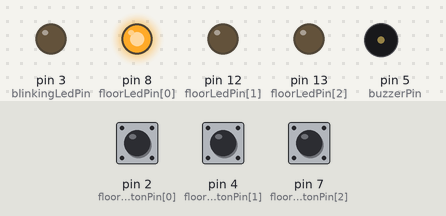
Simulated run of this sketch. Board: Arduino Uno, built with avr-gcc and run on an emulated ATmega328P. Parts: output pins drawn as LEDs (lit = HIGH), buzzer (waves = sounding). Inputs (shaded band) come from the test bench; at power-on: pin 4 (floorButtonPin[1]) HIGH, pin 2 (floorButtonPin[0]) HIGH, pin 7 (floorButtonPin[2]) HIGH.

Above: at 1.2 s.
1.3 s: pin 4 (floorButtonPin[1]) pulled LOW for 0.15 s
At 2.7 s:
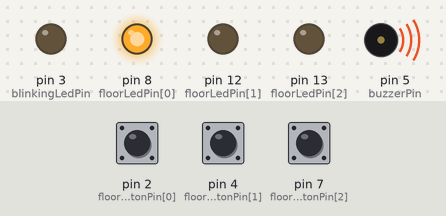
At 10.1 s:
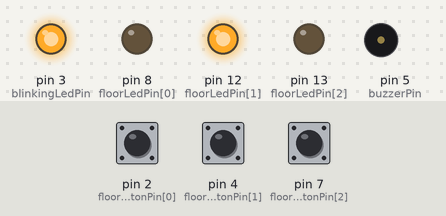
10.4 s: pin 2 (floorButtonPin[0]) pulled LOW for 0.15 s
At 22.2 s:
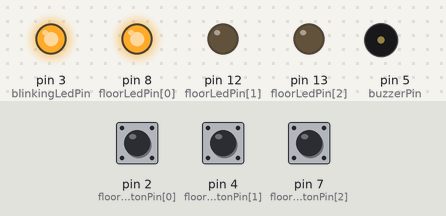
Timing chart, 0 to 26.8 s (numbered marks = the images above; inputs shaded):
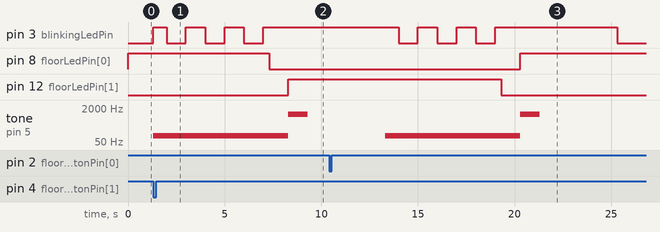

The sketch:

homework2.ino
```cpp
#include "Queue.h"

const unsigned int floorButtonPin[3] = {2,4,7};
const unsigned int floorLedPin[3] = {8,12,13};
const unsigned int blinkingLedPin = 3;
const unsigned int buzzerPin = 5;
unsigned int floorButtonState[3], lastButtonState[3], debounceButtonState[3];

const unsigned int debounceDelay = 50;
const unsigned long scheduleDelay = 5000;
const unsigned long scheduleFloorDelay = 1000;

Queue<unsigned int> scheduledQueries;
unsigned int currentFloor, destinationFloor, lastDebounceTime;
byte finishedQuery;
byte startedProgram = true;
int currentQuery = -1;
unsigned long timeDelayScheduling = -1;
unsigned int floorCount;

void finishQuery(){
  digitalWrite(blinkingLedPin, LOW);
  scheduledQueries.pop();
  currentQuery = -1;
  finishedQuery = LOW;
  timeDelayScheduling = -1;
  floorCount = 0;
}

void nextFloor(){
  digitalWrite(floorLedPin[currentFloor], LOW);
  if(currentFloor < destinationFloor)
    currentFloor++;
  else
    currentFloor--;
  timeDelayScheduling = -1;
  floorCount++;
}

void schedule(){
  if(scheduledQueries.count() > 0)
  {
    if(currentQuery == -1){
      currentQuery = scheduledQueries.peek();
      destinationFloor = currentQuery;
    }
    if(currentFloor != destinationFloor)
    {
      digitalWrite(blinkingLedPin, millis()/scheduleFloorDelay%2);
      tone(buzzerPin, 100);
      if(timeDelayScheduling == -1)
        timeDelayScheduling = millis();
      if(millis() - timeDelayScheduling > scheduleFloorDelay){
        digitalWrite(floorLedPin[currentFloor], HIGH);
        if(millis() - timeDelayScheduling - scheduleFloorDelay > scheduleDelay)
          nextFloor();
      }
    }
    else{
      if(!floorCount){
        finishQuery();
        return;
      }
      if(!finishedQuery){
        finishedQuery = HIGH;
        timeDelayScheduling = millis();
      }
      if(millis() - timeDelayScheduling > scheduleFloorDelay){
        if(millis() - timeDelayScheduling - scheduleFloorDelay <= scheduleDelay){
          digitalWrite(floorLedPin[currentFloor], HIGH);
          digitalWrite(blinkingLedPin, HIGH);
          if(millis() - timeDelayScheduling - scheduleFloorDelay < scheduleDelay/5)
            tone(buzzerPin, 1000);
          else
            noTone(buzzerPin);
        }
        else
          finishQuery();
      }
    }
  }
}

void setup() {
  for(unsigned int pin:floorButtonPin)
    pinMode(pin, INPUT_PULLUP);

  for(unsigned int pin:floorLedPin)
    pinMode(pin, OUTPUT);

  pinMode(blinkingLedPin, OUTPUT);

  pinMode(buzzerPin, OUTPUT);

  Serial.begin(9600);
}

void loop() {
  if(startedProgram)
    digitalWrite(floorLedPin[0], HIGH);
  for(unsigned int i=0;i<sizeof(floorButtonPin) / sizeof(floorButtonPin[0]);i++)
    floorButtonState[i] = digitalRead(floorButtonPin[i]);
  for(unsigned int i=0;i<sizeof(floorButtonPin) / sizeof(floorButtonPin[0]);i++){
    if(floorButtonState[i] && !lastButtonState[i]){
      lastDebounceTime = millis();
    }
    if(millis() - lastDebounceTime > debounceDelay)
      if(floorButtonState[i] != debounceButtonState[i]){
        debounceButtonState[i] = floorButtonState[i];
        if(debounceButtonState[i] == LOW){
          scheduledQueries.push(i);
          startedProgram = false;
        }
      }
    lastButtonState[i] = floorButtonState[i];
  }
  schedule();
}
```

Queue.h
```cpp
/*
 * Queue.h
 *
 * By Steven de Salas
 *
 * Defines a templated (generic) class for a queue of things.
 * Used for Arduino projects, just #include "Queue.h" and add this file via the IDE.
 *
 * Examples:
 *
 * Queue<char> queue(10); // Max 10 chars in this queue
 * queue.push('H');
 * queue.push('e');
 * queue.count(); // 2
 * queue.push('l');
 * queue.push('l');
 * queue.count(); // 4
 * Serial.print(queue.pop()); // H
 * Serial.print(queue.pop()); // e
 * queue.count(); // 2
 * queue.push('o');
 * queue.count(); // 3
 * Serial.print(queue.pop()); // l
 * Serial.print(queue.pop()); // l
 * Serial.print(queue.pop()); // o
 *
 * struct Point { int x; int y; }
 * Queue<Point> points(5);
 * points.push(Point{2,4});
 * points.push(Point{5,0});
 * points.count(); // 2
 *
 */

#ifndef ARDUINO_QUEUE_H
#define ARDUINO_QUEUE_H

#include <Arduino.h>

template<class T>
class Queue {
  private:
    int _front, _back, _count;
    T *_data;
    int _maxitems;
  public:
    Queue(int maxitems = 256) {
      _front = 0;
      _back = 0;
      _count = 0;
      _maxitems = maxitems;
      _data = new T[maxitems + 1];
    }
    ~Queue() {
      delete[] _data;
    }
    inline int count();
    inline int front();
    inline int back();
    void push(const T &item);
    T peek();
    T pop();
    void clear();
};

template<class T>
inline int Queue<T>::count()
{
  return _count;
}

template<class T>
inline int Queue<T>::front()
{
  return _front;
}

template<class T>
inline int Queue<T>::back()
{
  return _back;
}

template<class T>
void Queue<T>::push(const T &item)
{
  if(_count < _maxitems) { // Drops out when full
    _data[_back++]=item;
    ++_count;
    // Check wrap around
    if (_back > _maxitems)
      _back -= (_maxitems + 1);
  }
}

template<class T>
T Queue<T>::pop() {
  if(_count <= 0) return T(); // Returns empty
  else {
    T result = _data[_front];
    _front++;
    --_count;
    // Check wrap around
    if (_front > _maxitems)
      _front -= (_maxitems + 1);
    return result;
  }
}

template<class T>
T Queue<T>::peek() {
  if(_count <= 0) return T(); // Returns empty
  else return _data[_front];
}

template<class T>
void Queue<T>::clear()
{
  _front = _back;
  _count = 0;
}

#endif
```

Measured:
- after the input at 1.3 s, pin 3 (blinkingLedPin): LOW → HIGH at once, then repeats every 2.0 s: LOW 1.0 s, HIGH 1.0 s, until it stays HIGH from 7.0 s; pin 8 (floorLedPin[0]): HIGH → LOW after 6.0 s; pin 12 (floorLedPin[1]): LOW → HIGH after 7.0 s; tone on pin 5 (buzzerPin): silent → 100 Hz at once, → 1000 Hz 7.0 s later, → silent 1.0 s later
- after the input at 10.4 s, pin 8 (floorLedPin[0]): LOW → HIGH after 9.9 s; pin 12 (floorLedPin[1]): HIGH → LOW after 8.9 s; tone on pin 5 (buzzerPin): silent → 100 Hz after 2.9 s, → 1000 Hz 7.0 s later, → silent 1.0 s later
